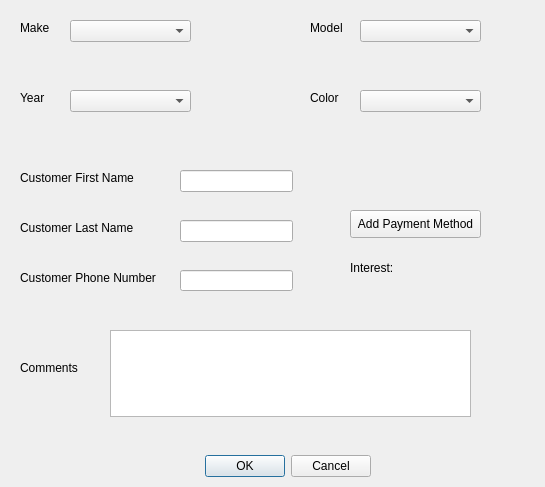
<?xml version="1.0" encoding="UTF-8"?>
<ui version="4.0">
 <class>Dialog</class>
 <widget class="QDialog" name="Dialog">
  <property name="geometry">
   <rect>
    <x>0</x>
    <y>0</y>
    <width>545</width>
    <height>487</height>
   </rect>
  </property>
  <property name="windowTitle">
   <string>Dialog</string>
  </property>
  <widget class="QDialogButtonBox" name="buttonBox">
   <property name="geometry">
    <rect>
     <x>30</x>
     <y>450</y>
     <width>341</width>
     <height>32</height>
    </rect>
   </property>
   <property name="orientation">
    <enum>Qt::Horizontal</enum>
   </property>
   <property name="standardButtons">
    <set>QDialogButtonBox::Cancel|QDialogButtonBox::Ok</set>
   </property>
  </widget>
  <widget class="QLabel" name="label_2">
   <property name="geometry">
    <rect>
     <x>20</x>
     <y>170</y>
     <width>141</width>
     <height>16</height>
    </rect>
   </property>
   <property name="text">
    <string>Customer First Name</string>
   </property>
  </widget>
  <widget class="QLabel" name="label_3">
   <property name="geometry">
    <rect>
     <x>20</x>
     <y>270</y>
     <width>151</width>
     <height>16</height>
    </rect>
   </property>
   <property name="text">
    <string>Customer Phone Number</string>
   </property>
  </widget>
  <widget class="QLabel" name="label_4">
   <property name="geometry">
    <rect>
     <x>20</x>
     <y>360</y>
     <width>71</width>
     <height>16</height>
    </rect>
   </property>
   <property name="text">
    <string>Comments</string>
   </property>
  </widget>
  <widget class="QLabel" name="label">
   <property name="geometry">
    <rect>
     <x>20</x>
     <y>20</y>
     <width>55</width>
     <height>16</height>
    </rect>
   </property>
   <property name="text">
    <string>Make</string>
   </property>
  </widget>
  <widget class="QLabel" name="label_5">
   <property name="geometry">
    <rect>
     <x>310</x>
     <y>20</y>
     <width>55</width>
     <height>16</height>
    </rect>
   </property>
   <property name="text">
    <string>Model</string>
   </property>
  </widget>
  <widget class="QLabel" name="label_6">
   <property name="geometry">
    <rect>
     <x>20</x>
     <y>90</y>
     <width>55</width>
     <height>16</height>
    </rect>
   </property>
   <property name="text">
    <string>Year</string>
   </property>
  </widget>
  <widget class="QLabel" name="label_7">
   <property name="geometry">
    <rect>
     <x>310</x>
     <y>90</y>
     <width>55</width>
     <height>16</height>
    </rect>
   </property>
   <property name="text">
    <string>Color</string>
   </property>
  </widget>
  <widget class="QLabel" name="label_8">
   <property name="geometry">
    <rect>
     <x>20</x>
     <y>220</y>
     <width>141</width>
     <height>16</height>
    </rect>
   </property>
   <property name="text">
    <string>Customer Last Name</string>
   </property>
  </widget>
  <widget class="QLineEdit" name="lineEdit">
   <property name="geometry">
    <rect>
     <x>180</x>
     <y>170</y>
     <width>113</width>
     <height>22</height>
    </rect>
   </property>
  </widget>
  <widget class="QLineEdit" name="lineEdit_2">
   <property name="geometry">
    <rect>
     <x>180</x>
     <y>270</y>
     <width>113</width>
     <height>21</height>
    </rect>
   </property>
  </widget>
  <widget class="QLineEdit" name="lineEdit_3">
   <property name="geometry">
    <rect>
     <x>180</x>
     <y>220</y>
     <width>113</width>
     <height>22</height>
    </rect>
   </property>
  </widget>
  <widget class="QPlainTextEdit" name="plainTextEdit">
   <property name="geometry">
    <rect>
     <x>110</x>
     <y>330</y>
     <width>361</width>
     <height>87</height>
    </rect>
   </property>
  </widget>
  <widget class="QComboBox" name="comboBox">
   <property name="geometry">
    <rect>
     <x>70</x>
     <y>20</y>
     <width>121</width>
     <height>22</height>
    </rect>
   </property>
  </widget>
  <widget class="QComboBox" name="comboBox_2">
   <property name="geometry">
    <rect>
     <x>70</x>
     <y>90</y>
     <width>121</width>
     <height>22</height>
    </rect>
   </property>
  </widget>
  <widget class="QComboBox" name="comboBox_3">
   <property name="geometry">
    <rect>
     <x>360</x>
     <y>90</y>
     <width>121</width>
     <height>22</height>
    </rect>
   </property>
  </widget>
  <widget class="QComboBox" name="comboBox_4">
   <property name="geometry">
    <rect>
     <x>360</x>
     <y>20</y>
     <width>121</width>
     <height>22</height>
    </rect>
   </property>
  </widget>
  <widget class="QPushButton" name="add_payment_bt">
   <property name="geometry">
    <rect>
     <x>350</x>
     <y>210</y>
     <width>131</width>
     <height>28</height>
    </rect>
   </property>
   <property name="text">
    <string>Add Payment Method</string>
   </property>
  </widget>
  <widget class="QLabel" name="label_9">
   <property name="geometry">
    <rect>
     <x>350</x>
     <y>260</y>
     <width>51</width>
     <height>16</height>
    </rect>
   </property>
   <property name="text">
    <string>Interest:</string>
   </property>
  </widget>
  <widget class="QLabel" name="order_interest_lbl">
   <property name="geometry">
    <rect>
     <x>400</x>
     <y>260</y>
     <width>51</width>
     <height>16</height>
    </rect>
   </property>
   <property name="text">
    <string/>
   </property>
  </widget>
 </widget>
 <resources/>
 <connections>
  <connection>
   <sender>buttonBox</sender>
   <signal>accepted()</signal>
   <receiver>Dialog</receiver>
   <slot>accept()</slot>
   <hints>
    <hint type="sourcelabel">
     <x>248</x>
     <y>254</y>
    </hint>
    <hint type="destinationlabel">
     <x>157</x>
     <y>274</y>
    </hint>
   </hints>
  </connection>
  <connection>
   <sender>buttonBox</sender>
   <signal>rejected()</signal>
   <receiver>Dialog</receiver>
   <slot>reject()</slot>
   <hints>
    <hint type="sourcelabel">
     <x>316</x>
     <y>260</y>
    </hint>
    <hint type="destinationlabel">
     <x>286</x>
     <y>274</y>
    </hint>
   </hints>
  </connection>
 </connections>
</ui>
